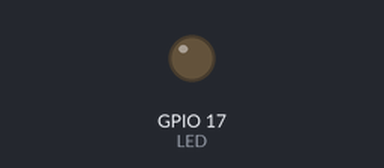
This program was run on a simulated Raspberry Pi (BCM pin numbers). Parts: output pins drawn as LEDs (lit = HIGH). What the program prints to the terminal is not drawn.

Above: at 0.05 s.
At 2.3 s:
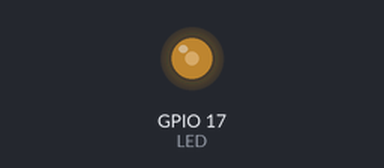
At 4.6 s:
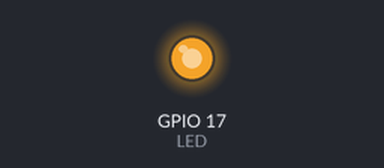
At 9.2 s:
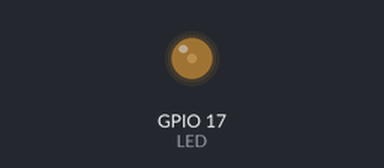
Timing chart, 0 to 13.3 s (numbered marks = the images above):
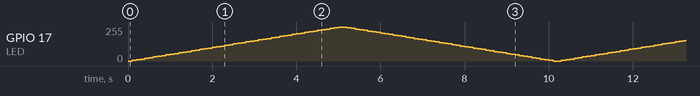

The program:

leddimmen01.py
```python
# -*- coding: utf-8 -*-
import RPi.GPIO as GPIO
import time
GPIO.setmode(GPIO.BCM)
LED = 17
GPIO.setup(LED, GPIO.OUT)
print("Strg+C beendet das Programm")
p = GPIO.PWM(LED, 50)
p.start(0)
try:
    while True:
        for c in range(0, 101, 2):
            p.ChangeDutyCycle(c)
            time.sleep(0.1)
        for c in range(100, -1, -2):
            p.ChangeDutyCycle(c)
            time.sleep(0.1)
except KeyboardInterrupt:
    p.stop()
    GPIO.cleanup()
```
